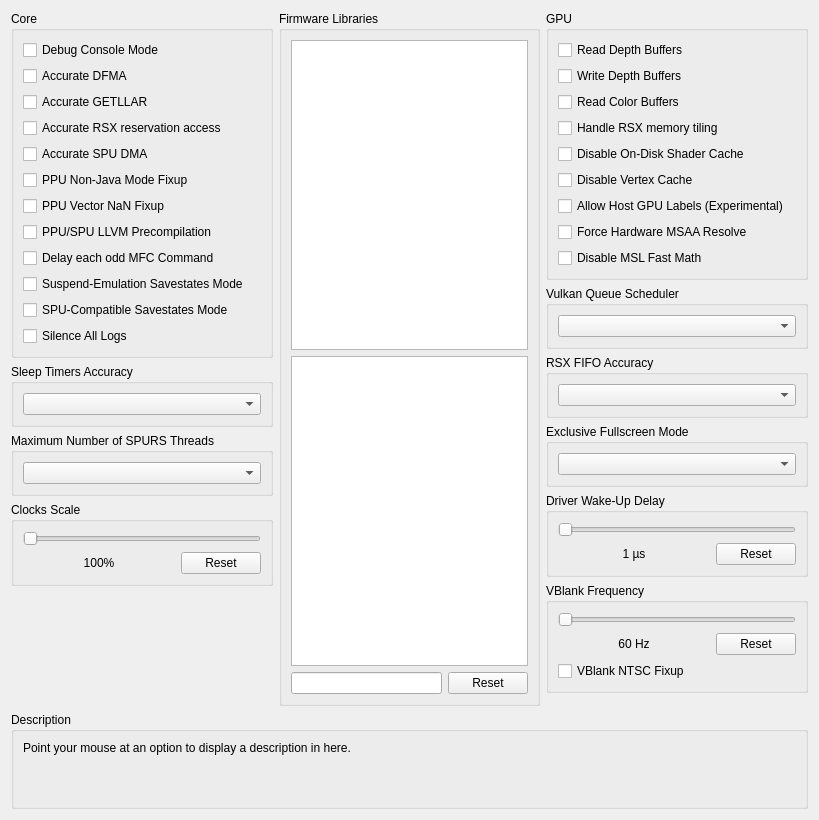
      <widget class="QWidget" name="advancedTab">
       <attribute name="title">
        <string>Advanced</string>
       </attribute>
       <layout class="QVBoxLayout" name="advancedTab_layout" stretch="1,0,0">
        <item>
         <layout class="QHBoxLayout" name="advancedTabLayout" stretch="1,1,1">
          <item>
           <layout class="QVBoxLayout" name="advancedTabLayoutLeft">
            <item>
             <widget class="QGroupBox" name="gb_advanced_core">
              <property name="sizePolicy">
               <sizepolicy hsizetype="Preferred" vsizetype="Minimum">
                <horstretch>0</horstretch>
                <verstretch>0</verstretch>
               </sizepolicy>
              </property>
              <property name="title">
               <string>Core</string>
              </property>
              <layout class="QVBoxLayout" name="gb_advanced_core_layout">
               <item>
                <widget class="QCheckBox" name="debugConsoleMode">
                 <property name="text">
                  <string>Debug Console Mode</string>
                 </property>
                </widget>
               </item>
               <item>
                <widget class="QCheckBox" name="accurateDFMA">
                 <property name="text">
                  <string>Accurate DFMA</string>
                 </property>
                </widget>
               </item>
               <item>
                <widget class="QCheckBox" name="accurateGETLLAR">
                 <property name="text">
                  <string>Accurate GETLLAR</string>
                 </property>
                </widget>
               </item>
               <item>
                <widget class="QCheckBox" name="accurateRSXAccess">
                 <property name="text">
                  <string>Accurate RSX reservation access</string>
                 </property>
                </widget>
               </item>
               <item>
                <widget class="QCheckBox" name="accurateSpuDMA">
                 <property name="text">
                  <string>Accurate SPU DMA</string>
                 </property>
                </widget>
               </item>
               <item>
                <widget class="QCheckBox" name="ppuNJFixup">
                 <property name="text">
                  <string>PPU Non-Java Mode Fixup</string>
                 </property>
                </widget>
               </item>
               <item>
                <widget class="QCheckBox" name="fixupPPUVNAN">
                 <property name="text">
                  <string>PPU Vector NaN Fixup</string>
                 </property>
                </widget>
               </item>
               <item>
                <widget class="QCheckBox" name="llvmPrecompilation">
                 <property name="text">
                  <string>PPU/SPU LLVM Precompilation</string>
                 </property>
                </widget>
               </item>
               <item>
                <widget class="QCheckBox" name="mfcDelayCommand">
                 <property name="text">
                  <string>Delay each odd MFC Command</string>
                 </property>
                </widget>
               </item>
               <item>
                <widget class="QCheckBox" name="suspendSavestates">
                 <property name="text">
                  <string>Suspend-Emulation Savestates Mode</string>
                 </property>
                </widget>
               </item>
               <item>
                <widget class="QCheckBox" name="compatibleSavestates">
                 <property name="text">
                  <string>SPU-Compatible Savestates Mode</string>
                 </property>
                </widget>
               </item>
               <item>
                <widget class="QCheckBox" name="silenceAllLogs">
                 <property name="text">
                  <string>Silence All Logs</string>
                 </property>
                </widget>
               </item>
              </layout>
             </widget>
            </item>
            <item>
             <widget class="QGroupBox" name="gb_sleep_timers_accuracy">
              <property name="sizePolicy">
               <sizepolicy hsizetype="Preferred" vsizetype="Minimum">
                <horstretch>0</horstretch>
                <verstretch>0</verstretch>
               </sizepolicy>
              </property>
              <property name="title">
               <string>Sleep Timers Accuracy</string>
              </property>
              <layout class="QVBoxLayout" name="gb_sleep_timers_accuracy_layout">
               <item>
                <widget class="QComboBox" name="sleepTimersAccuracy"/>
               </item>
              </layout>
             </widget>
            </item>
            <item>
             <widget class="QGroupBox" name="gb_max_spurs_threads">
              <property name="sizePolicy">
               <sizepolicy hsizetype="Preferred" vsizetype="Minimum">
                <horstretch>0</horstretch>
                <verstretch>0</verstretch>
               </sizepolicy>
              </property>
              <property name="title">
               <string>Maximum Number of SPURS Threads</string>
              </property>
              <layout class="QVBoxLayout" name="gb_max_spurs_threads_layout">
               <item>
                <widget class="QComboBox" name="maxSPURSThreads"/>
               </item>
              </layout>
             </widget>
            </item>
            <item>
             <widget class="QGroupBox" name="gb_clockScale">
              <property name="sizePolicy">
               <sizepolicy hsizetype="Preferred" vsizetype="Minimum">
                <horstretch>0</horstretch>
                <verstretch>0</verstretch>
               </sizepolicy>
              </property>
              <property name="title">
               <string>Clocks Scale</string>
              </property>
              <layout class="QVBoxLayout" name="gb_clockScale_layout">
               <item>
                <widget class="QSlider" name="clockScale">
                 <property name="orientation">
                  <enum>Qt::Horizontal</enum>
                 </property>
                </widget>
               </item>
               <item>
                <layout class="QHBoxLayout" name="clockScaleLayout" stretch="1,0">
                 <item>
                  <widget class="QLabel" name="clockScaleText">
                   <property name="text">
                    <string>100%</string>
                   </property>
                   <property name="alignment">
                    <set>Qt::AlignCenter</set>
                   </property>
                  </widget>
                 </item>
                 <item>
                  <widget class="QPushButton" name="clockScaleReset">
                   <property name="text">
                    <string>Reset</string>
                   </property>
                  </widget>
                 </item>
                </layout>
               </item>
              </layout>
             </widget>
            </item>
            <item>
             <spacer name="advancedTabSpacerLeft">
              <property name="orientation">
               <enum>Qt::Vertical</enum>
              </property>
              <property name="sizeType">
               <enum>QSizePolicy::MinimumExpanding</enum>
              </property>
              <property name="sizeHint" stdset="0">
               <size>
                <width>0</width>
                <height>0</height>
               </size>
              </property>
             </spacer>
            </item>
           </layout>
          </item>
          <item>
           <layout class="QVBoxLayout" name="advancedTabLayoutMiddle">
            <item>
             <widget class="QGroupBox" name="gb_libs">
              <property name="title">
               <string>Firmware Libraries</string>
              </property>
              <layout class="QVBoxLayout" name="gb_libs_layout">
               <item>
                <widget class="QListWidget" name="hleList">
                 <property name="sizePolicy">
                  <sizepolicy hsizetype="Preferred" vsizetype="Preferred">
                   <horstretch>0</horstretch>
                   <verstretch>0</verstretch>
                  </sizepolicy>
                 </property>
                 <property name="selectionMode">
                  <enum>QAbstractItemView::ExtendedSelection</enum>
                 </property>
                </widget>
               </item>
               <item>
                <widget class="QListWidget" name="lleList">
                 <property name="sizePolicy">
                  <sizepolicy hsizetype="Preferred" vsizetype="Preferred">
                   <horstretch>0</horstretch>
                   <verstretch>0</verstretch>
                  </sizepolicy>
                 </property>
                 <property name="selectionMode">
                  <enum>QAbstractItemView::ExtendedSelection</enum>
                 </property>
                </widget>
               </item>
               <item>
                <layout class="QHBoxLayout" name="gb_lleLibs_layout" stretch="1,0">
                 <property name="spacing">
                  <number>6</number>
                 </property>
                 <property name="sizeConstraint">
                  <enum>QLayout::SetNoConstraint</enum>
                 </property>
                 <item>
                  <widget class="QLineEdit" name="searchBox"/>
                 </item>
                 <item>
                  <widget class="QPushButton" name="resetLleList">
                   <property name="text">
                    <string>Reset</string>
                   </property>
                  </widget>
                 </item>
                </layout>
               </item>
              </layout>
             </widget>
            </item>
           </layout>
          </item>
          <item>
           <layout class="QVBoxLayout" name="advancedTabLayoutRight">
            <item>
             <widget class="QGroupBox" name="gb_advanced_gpu">
              <property name="sizePolicy">
               <sizepolicy hsizetype="Preferred" vsizetype="Minimum">
                <horstretch>0</horstretch>
                <verstretch>0</verstretch>
               </sizepolicy>
              </property>
              <property name="title">
               <string>GPU</string>
              </property>
              <layout class="QVBoxLayout" name="gb_advanced_gpu_layout">
               <item>
                <widget class="QCheckBox" name="readDepth">
                 <property name="text">
                  <string>Read Depth Buffers</string>
                 </property>
                </widget>
               </item>
               <item>
                <widget class="QCheckBox" name="dumpDepth">
                 <property name="text">
                  <string>Write Depth Buffers</string>
                 </property>
                </widget>
               </item>
               <item>
                <widget class="QCheckBox" name="readColor">
                 <property name="text">
                  <string>Read Color Buffers</string>
                 </property>
                </widget>
               </item>
               <item>
                <widget class="QCheckBox" name="handleTiledMemory">
                 <property name="text">
                  <string>Handle RSX memory tiling</string>
                 </property>
                </widget>
               </item>
               <item>
                <widget class="QCheckBox" name="disableOnDiskShaderCache">
                 <property name="text">
                  <string>Disable On-Disk Shader Cache</string>
                 </property>
                </widget>
               </item>
               <item>
                <widget class="QCheckBox" name="disableVertexCache">
                 <property name="text">
                  <string>Disable Vertex Cache</string>
                 </property>
                </widget>
               </item>
               <item>
                <widget class="QCheckBox" name="allowHostGPULabels">
                 <property name="text">
                  <string>Allow Host GPU Labels (Experimental)</string>
                 </property>
                </widget>
               </item>
               <item>
                <widget class="QCheckBox" name="forceHwMSAAResolve">
                 <property name="text">
                  <string>Force Hardware MSAA Resolve</string>
                 </property>
                </widget>
               </item>
               <item>
                <widget class="QCheckBox" name="disableMslFastMath">
                 <property name="text">
                  <string>Disable MSL Fast Math</string>
                 </property>
                </widget>
               </item>
              </layout>
             </widget>
            </item>
            <item>
             <widget class="QGroupBox" name="gb_vulkansched">
              <property name="sizePolicy">
               <sizepolicy hsizetype="Preferred" vsizetype="Minimum">
                <horstretch>0</horstretch>
                <verstretch>0</verstretch>
               </sizepolicy>
              </property>
              <property name="title">
               <string>Vulkan Queue Scheduler</string>
              </property>
              <layout class="QVBoxLayout" name="gb_vksched_layout">
               <item>
                <widget class="QComboBox" name="vulkansched"/>
               </item>
              </layout>
             </widget>
            </item>
            <item>
             <widget class="QGroupBox" name="gb_rsx_fifo_accuracy">
              <property name="sizePolicy">
               <sizepolicy hsizetype="Preferred" vsizetype="Minimum">
                <horstretch>0</horstretch>
                <verstretch>0</verstretch>
               </sizepolicy>
              </property>
              <property name="title">
               <string>RSX FIFO Accuracy</string>
              </property>
              <layout class="QVBoxLayout" name="gb_rsx_fifo_accuracy_layout">
               <item>
                <widget class="QComboBox" name="FIFOAccuracy"/>
               </item>
              </layout>
             </widget>
            </item>
            <item>
             <widget class="QGroupBox" name="gb_exclusiveFullscreen">
              <property name="sizePolicy">
               <sizepolicy hsizetype="Preferred" vsizetype="Minimum">
                <horstretch>0</horstretch>
                <verstretch>0</verstretch>
               </sizepolicy>
              </property>
              <property name="title">
               <string>Exclusive Fullscreen Mode</string>
              </property>
              <layout class="QVBoxLayout" name="gb_exclusiveFullscreen_layout">
               <item>
                <widget class="QComboBox" name="exclusiveFullscreenMode"/>
               </item>
              </layout>
             </widget>
            </item>
            <item>
             <widget class="QGroupBox" name="gb_wakeupDelay">
              <property name="sizePolicy">
               <sizepolicy hsizetype="Preferred" vsizetype="Minimum">
                <horstretch>0</horstretch>
                <verstretch>0</verstretch>
               </sizepolicy>
              </property>
              <property name="title">
               <string>Driver Wake-Up Delay</string>
              </property>
              <layout class="QVBoxLayout" name="gb_wakeupDelay_layout">
               <item>
                <widget class="QSlider" name="wakeupDelay">
                 <property name="orientation">
                  <enum>Qt::Horizontal</enum>
                 </property>
                </widget>
               </item>
               <item>
                <layout class="QHBoxLayout" name="wakeupDelayLayout" stretch="1,0">
                 <item>
                  <widget class="QLabel" name="wakeupText">
                   <property name="text">
                    <string>1 µs</string>
                   </property>
                   <property name="alignment">
                    <set>Qt::AlignCenter</set>
                   </property>
                  </widget>
                 </item>
                 <item>
                  <widget class="QPushButton" name="wakeupReset">
                   <property name="text">
                    <string>Reset</string>
                   </property>
                  </widget>
                 </item>
                </layout>
               </item>
              </layout>
             </widget>
            </item>
            <item>
             <widget class="QGroupBox" name="gb_vblank">
              <property name="sizePolicy">
               <sizepolicy hsizetype="Preferred" vsizetype="Minimum">
                <horstretch>0</horstretch>
                <verstretch>0</verstretch>
               </sizepolicy>
              </property>
              <property name="title">
               <string>VBlank Frequency</string>
              </property>
              <layout class="QVBoxLayout" name="gb_vblank_layout">
               <item>
                <widget class="QSlider" name="vblank">
                 <property name="orientation">
                  <enum>Qt::Horizontal</enum>
                 </property>
                </widget>
               </item>
               <item>
                <layout class="QHBoxLayout" name="vBlankLayout" stretch="1,0">
                 <item>
                  <widget class="QLabel" name="vblankText">
                   <property name="text">
                    <string>60 Hz</string>
                   </property>
                   <property name="alignment">
                    <set>Qt::AlignCenter</set>
                   </property>
                  </widget>
                 </item>
                 <item>
                  <widget class="QPushButton" name="vblankReset">
                   <property name="text">
                    <string>Reset</string>
                   </property>
                  </widget>
                 </item>
                </layout>
               </item>
               <item>
                <widget class="QCheckBox" name="vblankNTSCFixup">
                 <property name="text">
                  <string>VBlank NTSC Fixup</string>
                 </property>
                </widget>
               </item>
              </layout>
             </widget>
            </item>
            <item>
             <spacer name="advancedTabSpacerRight">
              <property name="orientation">
               <enum>Qt::Vertical</enum>
              </property>
              <property name="sizeType">
               <enum>QSizePolicy::MinimumExpanding</enum>
              </property>
              <property name="sizeHint" stdset="0">
               <size>
                <width>13</width>
                <height>13</height>
               </size>
              </property>
             </spacer>
            </item>
           </layout>
          </item>
         </layout>
        </item>
        <item>
         <spacer name="advancedTabSpacer">
          <property name="orientation">
           <enum>Qt::Vertical</enum>
          </property>
          <property name="sizeHint" stdset="0">
           <size>
            <width>0</width>
            <height>0</height>
           </size>
          </property>
         </spacer>
        </item>
        <item>
         <widget class="QGroupBox" name="gb_description_advanced">
          <property name="title">
           <string>Description</string>
          </property>
          <layout class="QVBoxLayout" name="gb_description_advanced_layout">
           <item>
            <widget class="QLabel" name="description_advanced">
             <property name="text">
              <string>Point your mouse at an option to display a description in here.


</string>
             </property>
             <property name="textFormat">
              <enum>Qt::PlainText</enum>
             </property>
             <property name="alignment">
              <set>Qt::AlignLeading|Qt::AlignLeft|Qt::AlignTop</set>
             </property>
             <property name="wordWrap">
              <bool>true</bool>
             </property>
            </widget>
           </item>
          </layout>
         </widget>
        </item>
       </layout>
      </widget>
